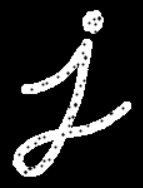
#> input picture images/closing.png, 143 x 188 px, found by its file name
$ python '收盘.py'
#> lines starting #> are read from the running program, lines starting #| are printed output that depends on the picture
#coding:utf-8
#收盘

import cv2 as cv
import numpy as np
#关闭是反向打开，扩张后跟侵蚀。它可用于关闭前景对象内的小孔或对象上的小黑点。
img = cv.imread('D:/python_file/Opencv3_study_file/images/closing.png')
#> img is the input picture: shape (188, 143, 3); min 0, max 255, mean 35.9
kernel = np.ones((5,5),np.uint8)
closing = cv.morphologyEx(img, cv.MORPH_CLOSE, kernel)
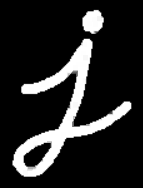
#> closing: shape (188, 143, 3); min 0, max 255, mean 38.3
cv.imshow('img',img)
cv.imshow('erosion',closing)
cv.waitKey(0)
cv.destroyAllWindows()
